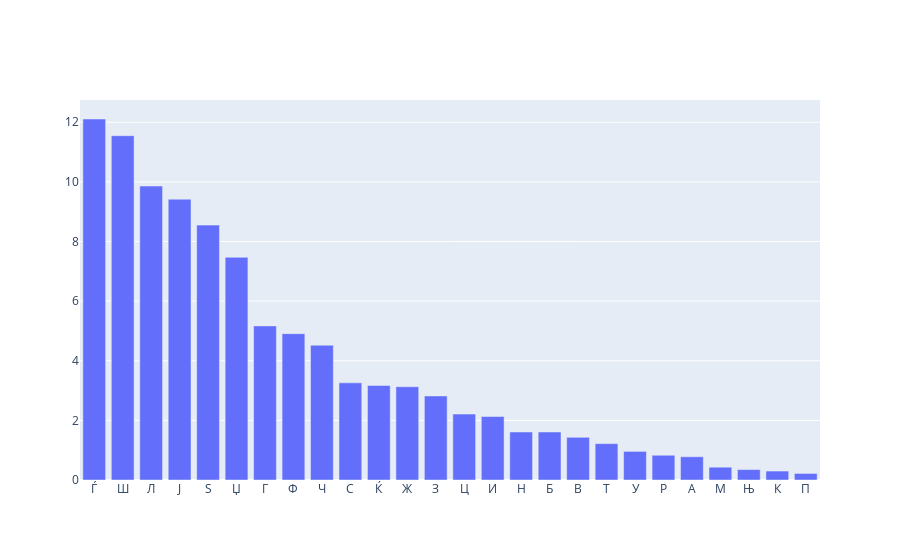

This figure's notebook cell:
### Code cell
letter_frequencies = find_letter_frequencies(ciphertext)
x = [item[0] for item in letter_frequencies]
y = [item[1] for item in letter_frequencies]
data = go.Bar(x = x, y = y)
fig = go.Figure(data)
fig.show()

### Figure 1 — Plotly figure (JSON) as saved in the notebook; plotly's stock layout.template omitted (floating-point values rounded to 4 significant figures)
{"data": [{"type": "bar", "x": ["Ѓ", "Ш", "Л", "Ј", "Ѕ", "Џ", "Г", "Ф", "Ч", "С", "Ќ", "Ж", "З", "Ц", "И", "Н", "Б", "В", "Т", "У", "Р", "А", "М", "Њ", "К", "П"], "y": [12.11, 11.55, 9.86, 9.42, 8.55, 7.47, 5.17, 4.91, 4.52, 3.26, 3.17, 3.13, 2.82, 2.21, 2.13, 1.61, 1.61, 1.43, 1.22, 0.96, 0.83, 0.78, 0.43, 0.35, 0.3, 0.22]}], "layout": {}}
